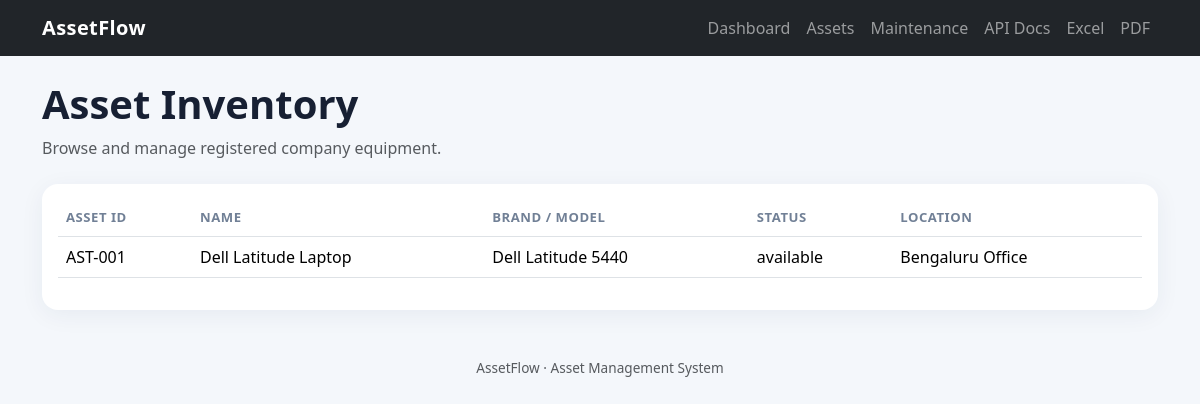
Page /assets on the committed database.
### app/models.py (models this page shows)
class Asset(Base):
    __tablename__ = "assets"
    id: Mapped[int] = mapped_column(primary_key=True)
    asset_id: Mapped[str] = mapped_column(String(50), unique=True, index=True)
    name: Mapped[str] = mapped_column(String(200), index=True)
    description: Mapped[str | None] = mapped_column(Text, nullable=True)
    serial_number: Mapped[str | None] = mapped_column(String(100), unique=True, nullable=True)
    model: Mapped[str | None] = mapped_column(String(100), nullable=True)
    brand: Mapped[str | None] = mapped_column(String(100), nullable=True)
    purchase_date: Mapped[date | None] = mapped_column(Date, nullable=True)
    purchase_price: Mapped[float | None] = mapped_column(Numeric(10,2), nullable=True)
    warranty_expiry: Mapped[date | None] = mapped_column(Date, nullable=True)
    status: Mapped[str] = mapped_column(String(20), default="available")
    category_id: Mapped[int | None] = mapped_column(ForeignKey("asset_categories.id"), nullable=True)
    department_id: Mapped[int | None] = mapped_column(ForeignKey("departments.id"), nullable=True)
    location: Mapped[str | None] = mapped_column(String(200), nullable=True)
    notes: Mapped[str | None] = mapped_column(Text, nullable=True)
    created_at: Mapped[datetime] = mapped_column(DateTime, default=datetime.utcnow)
    updated_at: Mapped[datetime] = mapped_column(DateTime, default=datetime.utcnow, onupdate=datetime.utcnow)
    category = relationship("AssetCategory", back_populates="assets")
    department = relationship("Department", back_populates="assets")
    assignments = relationship("AssetAssignment", back_populates="asset")
    maintenance_records = relationship("MaintenanceRecord", back_populates="asset")

### app/main.py (the view)
@app.get("/assets",response_class=HTMLResponse)
def asset_page(request:Request,db:Session=Depends(get_db)):
    return templates.TemplateResponse("assets.html",{"request":request,"assets":db.query(Asset).order_by(Asset.created_at.desc()).all()})

### app/templates/assets.html
{% extends "base.html" %}{% block content %}<h1 class="fw-bold">Asset Inventory</h1><p class="text-muted mb-4">Browse and manage registered company equipment.</p><div class="card"><div class="card-body table-responsive"><table class="table"><thead><tr><th>Asset ID</th><th>Name</th><th>Brand / Model</th><th>Status</th><th>Location</th></tr></thead><tbody>{% for a in assets %}<tr><td>{{a.asset_id}}</td><td>{{a.name}}</td><td>{{a.brand or '-'}} {{a.model or ''}}</td><td>{{a.status}}</td><td>{{a.location or '-'}}</td></tr>{% else %}<tr><td colspan="5">No assets found. Use the secured API in Swagger at /docs to add assets.</td></tr>{% endfor %}</tbody></table></div></div>{% endblock %}

### app/static/style.css (style rules this page uses)
body { background:#f4f7fb;color:#172033 }
.metric,.card { border:0;border-radius:16px;box-shadow:0 5px 24px rgba(25,45,80,.06) }
.table thead th { color:#718096;font-size:.82rem;text-transform:uppercase;letter-spacing:.04em }

### rows in the picture
Asset: asset_id "AST-001", name "Dell Latitude Laptop", brand "Dell", model "Latitude 5440", status "available", location "Bengaluru Office"
